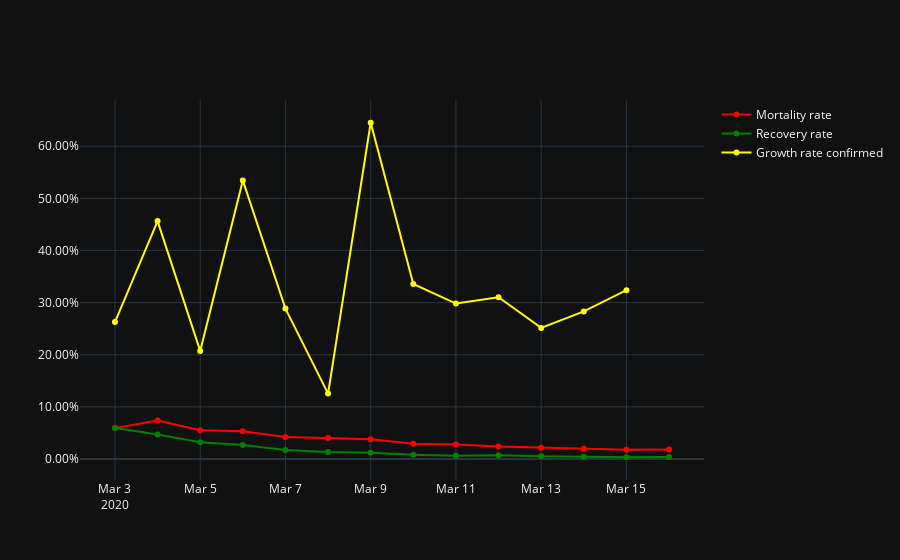

Here is the notebook cell this chart was saved with:
### Code cell
plot_diff_metrics(tmp_df).show()
